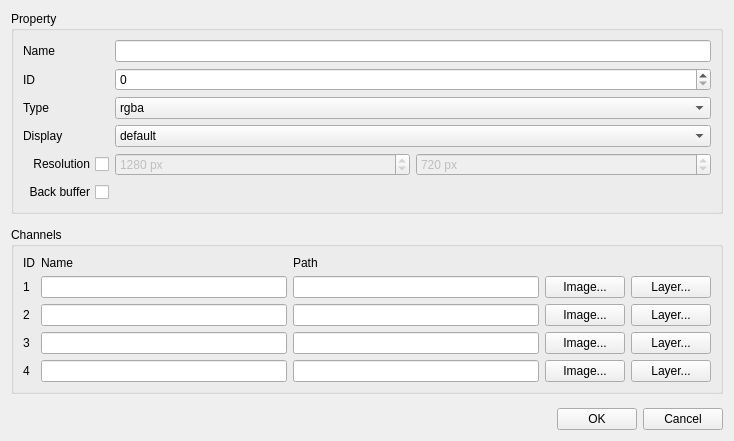
<?xml version="1.0" encoding="UTF-8"?>
<ui version="4.0">
 <class>newShader</class>
 <widget class="QWidget" name="newShader">
  <property name="windowModality">
   <enum>Qt::ApplicationModal</enum>
  </property>
  <property name="geometry">
   <rect>
    <x>0</x>
    <y>0</y>
    <width>734</width>
    <height>441</height>
   </rect>
  </property>
  <property name="windowTitle">
   <string>New layer</string>
  </property>
  <layout class="QVBoxLayout" name="verticalLayout">
   <item>
    <widget class="QGroupBox" name="groupBox">
     <property name="title">
      <string>Property</string>
     </property>
     <layout class="QVBoxLayout" name="verticalLayout_2">
      <item>
       <layout class="QGridLayout" name="gridLayout_3">
        <item row="3" column="0">
         <widget class="QLabel" name="label_6">
          <property name="text">
           <string>Display</string>
          </property>
         </widget>
        </item>
        <item row="3" column="1">
         <widget class="QComboBox" name="display">
          <property name="layoutDirection">
           <enum>Qt::LeftToRight</enum>
          </property>
          <property name="sizeAdjustPolicy">
           <enum>QComboBox::AdjustToContentsOnFirstShow</enum>
          </property>
          <item>
           <property name="text">
            <string>default</string>
           </property>
          </item>
          <item>
           <property name="text">
            <string>alpha</string>
           </property>
          </item>
          <item>
           <property name="text">
            <string>add</string>
           </property>
          </item>
          <item>
           <property name="text">
            <string>none</string>
           </property>
          </item>
         </widget>
        </item>
        <item row="2" column="0">
         <widget class="QLabel" name="label_8">
          <property name="text">
           <string>Type</string>
          </property>
         </widget>
        </item>
        <item row="2" column="1">
         <widget class="QComboBox" name="type">
          <item>
           <property name="text">
            <string>rgba</string>
           </property>
          </item>
          <item>
           <property name="text">
            <string>rgba32</string>
           </property>
          </item>
          <item>
           <property name="text">
            <string>rgb</string>
           </property>
          </item>
          <item>
           <property name="text">
            <string>luminance</string>
           </property>
          </item>
         </widget>
        </item>
        <item row="1" column="0">
         <widget class="QLabel" name="label_7">
          <property name="text">
           <string>ID</string>
          </property>
         </widget>
        </item>
        <item row="1" column="1">
         <widget class="QSpinBox" name="ID">
          <property name="maximum">
           <number>4096</number>
          </property>
         </widget>
        </item>
        <item row="0" column="0">
         <widget class="QLabel" name="label">
          <property name="text">
           <string>Name</string>
          </property>
         </widget>
        </item>
        <item row="0" column="1">
         <widget class="QLineEdit" name="nameLineEdit"/>
        </item>
        <item row="4" column="1">
         <layout class="QHBoxLayout" name="horizontalLayout_2">
          <item>
           <widget class="QSpinBox" name="width">
            <property name="enabled">
             <bool>false</bool>
            </property>
            <property name="suffix">
             <string> px</string>
            </property>
            <property name="maximum">
             <number>8192</number>
            </property>
            <property name="value">
             <number>1280</number>
            </property>
           </widget>
          </item>
          <item>
           <widget class="QSpinBox" name="height">
            <property name="enabled">
             <bool>false</bool>
            </property>
            <property name="suffix">
             <string> px</string>
            </property>
            <property name="maximum">
             <number>8192</number>
            </property>
            <property name="value">
             <number>720</number>
            </property>
           </widget>
          </item>
         </layout>
        </item>
        <item row="4" column="0">
         <widget class="QCheckBox" name="resolutionCheck">
          <property name="layoutDirection">
           <enum>Qt::RightToLeft</enum>
          </property>
          <property name="text">
           <string>Resolution</string>
          </property>
         </widget>
        </item>
        <item row="5" column="0">
         <widget class="QCheckBox" name="backBuffer">
          <property name="layoutDirection">
           <enum>Qt::RightToLeft</enum>
          </property>
          <property name="text">
           <string>Back buffer</string>
          </property>
         </widget>
        </item>
       </layout>
      </item>
     </layout>
    </widget>
   </item>
   <item>
    <spacer name="verticalSpacer_2">
     <property name="orientation">
      <enum>Qt::Vertical</enum>
     </property>
     <property name="sizeHint" stdset="0">
      <size>
       <width>20</width>
       <height>40</height>
      </size>
     </property>
    </spacer>
   </item>
   <item>
    <widget class="QGroupBox" name="groupBox_2">
     <property name="title">
      <string>Channels</string>
     </property>
     <layout class="QHBoxLayout" name="horizontalLayout_3">
      <item>
       <layout class="QGridLayout" name="gridLayout">
        <item row="3" column="0">
         <widget class="QLabel" name="label_2">
          <property name="text">
           <string>1</string>
          </property>
         </widget>
        </item>
        <item row="4" column="0">
         <widget class="QLabel" name="label_3">
          <property name="text">
           <string>2</string>
          </property>
         </widget>
        </item>
        <item row="5" column="0">
         <widget class="QLabel" name="label_4">
          <property name="text">
           <string>3</string>
          </property>
         </widget>
        </item>
        <item row="6" column="0">
         <widget class="QLabel" name="label_5">
          <property name="text">
           <string>4</string>
          </property>
         </widget>
        </item>
        <item row="3" column="3">
         <widget class="QLineEdit" name="chan1LineEdit">
          <property name="readOnly">
           <bool>true</bool>
          </property>
         </widget>
        </item>
        <item row="4" column="3">
         <widget class="QLineEdit" name="chan2LineEdit">
          <property name="readOnly">
           <bool>true</bool>
          </property>
         </widget>
        </item>
        <item row="5" column="3">
         <widget class="QLineEdit" name="chan3LineEdit">
          <property name="readOnly">
           <bool>true</bool>
          </property>
         </widget>
        </item>
        <item row="6" column="3">
         <widget class="QLineEdit" name="chan4LineEdit">
          <property name="readOnly">
           <bool>true</bool>
          </property>
         </widget>
        </item>
        <item row="3" column="4">
         <widget class="QPushButton" name="chan1ImageButton">
          <property name="text">
           <string>Image...</string>
          </property>
         </widget>
        </item>
        <item row="4" column="4">
         <widget class="QPushButton" name="chan2ImageButton">
          <property name="text">
           <string>Image...</string>
          </property>
         </widget>
        </item>
        <item row="5" column="4">
         <widget class="QPushButton" name="chan3ImageButton">
          <property name="text">
           <string>Image...</string>
          </property>
         </widget>
        </item>
        <item row="6" column="4">
         <widget class="QPushButton" name="chan4ImageButton">
          <property name="text">
           <string>Image...</string>
          </property>
         </widget>
        </item>
        <item row="3" column="5">
         <widget class="QPushButton" name="chan1PassButton">
          <property name="text">
           <string>Layer...</string>
          </property>
         </widget>
        </item>
        <item row="4" column="5">
         <widget class="QPushButton" name="chan2PassButton">
          <property name="text">
           <string>Layer...</string>
          </property>
         </widget>
        </item>
        <item row="5" column="5">
         <widget class="QPushButton" name="chan3PassButton">
          <property name="text">
           <string>Layer...</string>
          </property>
         </widget>
        </item>
        <item row="6" column="5">
         <widget class="QPushButton" name="chan4PassButton">
          <property name="text">
           <string>Layer...</string>
          </property>
         </widget>
        </item>
        <item row="0" column="0">
         <widget class="QLabel" name="label_9">
          <property name="text">
           <string>ID</string>
          </property>
         </widget>
        </item>
        <item row="0" column="1">
         <widget class="QLabel" name="label_10">
          <property name="text">
           <string>Name</string>
          </property>
         </widget>
        </item>
        <item row="0" column="3">
         <widget class="QLabel" name="label_11">
          <property name="text">
           <string>Path</string>
          </property>
         </widget>
        </item>
        <item row="3" column="1">
         <widget class="QLineEdit" name="chan1Name"/>
        </item>
        <item row="4" column="1">
         <widget class="QLineEdit" name="chan2Name"/>
        </item>
        <item row="5" column="1">
         <widget class="QLineEdit" name="chan3Name"/>
        </item>
        <item row="6" column="1">
         <widget class="QLineEdit" name="chan4Name"/>
        </item>
       </layout>
      </item>
     </layout>
    </widget>
   </item>
   <item>
    <spacer name="verticalSpacer">
     <property name="orientation">
      <enum>Qt::Vertical</enum>
     </property>
     <property name="sizeHint" stdset="0">
      <size>
       <width>20</width>
       <height>40</height>
      </size>
     </property>
    </spacer>
   </item>
   <item>
    <layout class="QHBoxLayout" name="horizontalLayout">
     <item>
      <spacer name="horizontalSpacer">
       <property name="orientation">
        <enum>Qt::Horizontal</enum>
       </property>
       <property name="sizeHint" stdset="0">
        <size>
         <width>40</width>
         <height>20</height>
        </size>
       </property>
      </spacer>
     </item>
     <item>
      <widget class="QPushButton" name="okButton">
       <property name="text">
        <string>OK</string>
       </property>
      </widget>
     </item>
     <item>
      <widget class="QPushButton" name="cancelButton">
       <property name="text">
        <string>Cancel</string>
       </property>
      </widget>
     </item>
    </layout>
   </item>
  </layout>
 </widget>
 <resources/>
 <connections>
  <connection>
   <sender>resolutionCheck</sender>
   <signal>toggled(bool)</signal>
   <receiver>width</receiver>
   <slot>setEnabled(bool)</slot>
   <hints>
    <hint type="sourcelabel">
     <x>68</x>
     <y>153</y>
    </hint>
    <hint type="destinationlabel">
     <x>265</x>
     <y>153</y>
    </hint>
   </hints>
  </connection>
  <connection>
   <sender>resolutionCheck</sender>
   <signal>toggled(bool)</signal>
   <receiver>height</receiver>
   <slot>setEnabled(bool)</slot>
   <hints>
    <hint type="sourcelabel">
     <x>68</x>
     <y>153</y>
    </hint>
    <hint type="destinationlabel">
     <x>562</x>
     <y>153</y>
    </hint>
   </hints>
  </connection>
 </connections>
</ui>
